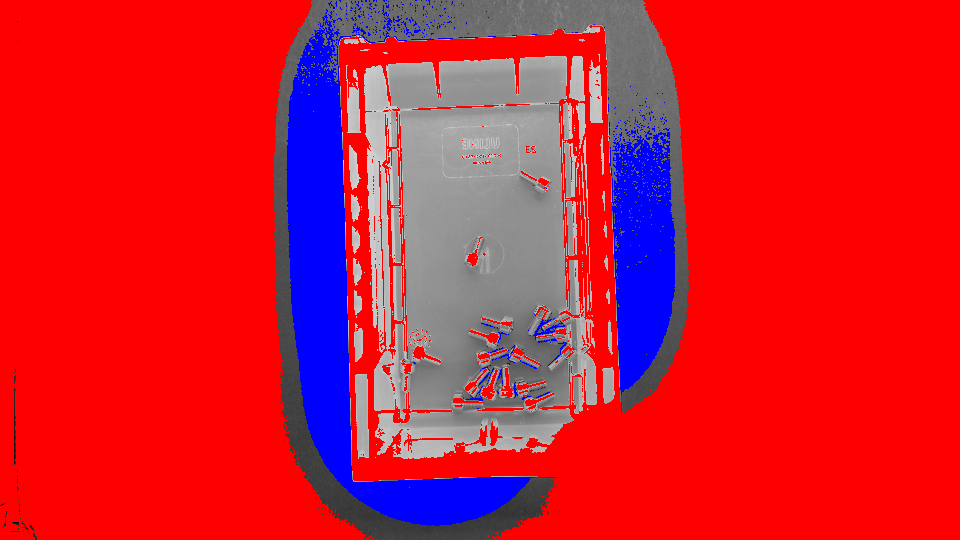
#> input picture dev/approaches/_abs_frame_focused.png, 960 x 540 px; its folder holds only this picture in this run
$ python -i segments.py   (imports and definitions only)
#> lines starting #> are read from the running program, lines starting #| are printed output that depends on the picture; after the words box and inside, x2 and y2 are one past the last pixel; in counts of white or black regions, pixels touching at a corner belong together
"""LINE-SEGMENT screw counter.

Idea: every screw is a straight rigid rod of (nearly) constant length L and shank
width W.  We detect straight edges with LSD, turn each edge into rod-centreline
hypotheses, verify them against a polarity-agnostic foreground mask, merge
collinear pieces into rods, suppress duplicates greedily (each accepted rod
"consumes" a W-wide band), and finally count  sum(max(1, round(len_i / L))).

Two touching screws side-by-side -> two distinct parallel centrelines ~W apart,
each with its own band -> 2 rods.  End-to-end -> one collinear rod of ~2L -> 2.

Everything runs at half resolution (960x540 for a 1080p frame).

Public API
    count_screws(frame_bgr, unit=None) -> dict(count, items, debug)
    calibrate(frame_bgr, true_count) -> unit   (unit = dict(L=...) in half-res px)
"""
import cv2
import numpy as np

SCALE = 0.5            # processing scale (speed); all px below are at this scale
_LSD = None


def _lsd():
    global _LSD
    if _LSD is None:
        _LSD = cv2.createLineSegmentDetector(cv2.LSD_REFINE_STD)
    return _LSD


# ----------------------------------------------------------------- bin / floor
def _bin_mask(g):
    """Largest bright blob (the bin) on the dark table -> convex hull.
    Same idea as dev/proto3.py."""
    gb = cv2.GaussianBlur(g, (0, 0), 1.5)
    _, bright = cv2.threshold(gb, 0, 255, cv2.THRESH_BINARY + cv2.THRESH_OTSU)
    k = max(3, int(round(g.shape[1] / 40)) | 1)          # close gaps ~2.5% of width
    bright = cv2.morphologyEx(bright, cv2.MORPH_CLOSE,
                              cv2.getStructuringElement(cv2.MORPH_ELLIPSE, (k, k)))
    n, lab, st, _ = cv2.connectedComponentsWithStats(bright)
    if n < 2:
        return np.full_like(g, 255)
    i = 1 + int(np.argmax(st[1:, 4]))
    cs, _ = cv2.findContours((lab == i).astype(np.uint8), cv2.RETR_EXTERNAL,
                             cv2.CHAIN_APPROX_SIMPLE)
    hull = cv2.convexHull(max(cs, key=cv2.contourArea))
    m = np.zeros_like(g)
    cv2.drawContours(m, [hull], -1, 255, -1)
    e = max(3, k // 2 | 1)                                  # drop the rim itself
    return cv2.erode(m, cv2.getStructuringElement(cv2.MORPH_ELLIPSE, (e, e)))


def _floor_mask(bg, binm):
    """Flood-fill the smooth background (median-filtered, screws removed) from the
    bin centre with a tiny tolerance (2 grey levels per step).  On the clear bin the
    floor/wall junction is a step in brightness so the fill stops at the floor; on
    the white bin walls and floor are the same colour so the fill takes both (the
    wall ghosts are then rejected by contrast)."""
    small = cv2.resize(bg, None, fx=0.5, fy=0.5, interpolation=cv2.INTER_AREA)
    bs = cv2.resize(binm, small.shape[::-1], interpolation=cv2.INTER_NEAREST)
    im = small.copy()
    im[bs == 0] = 0
    ys, xs = np.nonzero(bs)
    if len(xs) == 0:
        return binm
    cx, cy = int(xs.mean()), int(ys.mean())
    # seed at the most typical floor value near the centre
    mk = np.zeros((im.shape[0] + 2, im.shape[1] + 2), np.uint8)
    cv2.floodFill(im, mk, (cx, cy), 255, 2, 2,
                  4 | cv2.FLOODFILL_MASK_ONLY | (255 << 8))
    fl = mk[1:-1, 1:-1]
    if fl.sum() < 0.2 * bs.sum():          # fill failed (seed on a screw?) -> bin
        return binm
    cs, _ = cv2.findContours(fl, cv2.RETR_EXTERNAL, cv2.CHAIN_APPROX_SIMPLE)
    hull = cv2.convexHull(np.vstack(cs))
    out = np.zeros_like(fl)
    cv2.drawContours(out, [hull], -1, 255, -1)
    out = cv2.resize(out, bg.shape[::-1], interpolation=cv2.INTER_NEAREST)
    return cv2.bitwise_and(out, binm)


# ------------------------------------------------------------- foreground mask
def _foreground(g, floor):
    """|gray - smooth background| ; background = median filter much larger than a
    screw width.  Threshold = Otsu over the in-floor pixels that differ from the
    background by more than sensor noise, so it adapts to the scene contrast and
    sits between faint wall ghosts/glare and real metal."""
    H, W = g.shape
    sm = cv2.resize(g, (W // 2, H // 2), interpolation=cv2.INTER_AREA)
    bg = cv2.resize(cv2.medianBlur(sm, 15), (W, H), interpolation=cv2.INTER_LINEAR)
    d = cv2.absdiff(g, bg)
    inside = floor > 0
    v = d[inside]
    noise = max(4.0, 3.0 * float(np.median(v)))          # ~3x typical floor deviation
    vv = v[v > noise]
    if len(vv) < 50:
        T = 255.0
    else:
        T, _ = cv2.threshold(vv.reshape(-1, 1), 0, 255,
                             cv2.THRESH_BINARY + cv2.THRESH_OTSU)
    # hysteresis: weak pixels (> T/2) survive only if their component holds a
    # strong (> T) pixel; this recovers shank highlights that happen to match the
    # floor brightness without admitting faint ghosts (which have no strong pixel).
    strong = (d > T) & inside
    weak = ((d > 0.5 * T) & inside).astype(np.uint8)
    n, lab = cv2.connectedComponents(weak, connectivity=8)
    keep = np.zeros(n, bool); keep[np.unique(lab[strong])] = True; keep[0] = False
    fg = keep[lab].astype(np.uint8) * 255
    fg = cv2.morphologyEx(fg, cv2.MORPH_CLOSE, np.ones((3, 3), np.uint8))
    # fill enclosed holes smaller than ~a screw head (specular stripes inside a shank)
    inv = cv2.bitwise_not(fg)
    n, lab, st, _ = cv2.connectedComponentsWithStats(inv, connectivity=4)
    small = np.zeros(n, bool); small[1:] = st[1:, 4] < 0.0005 * fg.size
    fg[small[lab]] = 255
    return fg, d, bg, float(T)


def _estimate_width(fg):
    """Shank width W = 2 x typical distance-transform ridge value."""
    dt = cv2.distanceTransform(fg, cv2.DIST_L2, 3)
    ridge = (dt >= cv2.dilate(dt, np.ones((3, 3), np.uint8))) & (dt >= 1.0)
    v = dt[ridge]
    if len(v) < 20:
        return 4.0
    return float(np.clip(2.0 * np.median(v), 3.0, 40.0))


# ------------------------------------------------------------------ rod logic
def _runs(ok, max_gap):
    """Longest run of True allowing gaps up to max_gap samples. returns (i0, i1)."""
    idx = np.flatnonzero(ok)
    if len(idx) == 0:
        return (0, -1)
    brk = np.flatnonzero(np.diff(idx) - 1 > max_gap)
    starts = np.r_[0, brk + 1]; ends = np.r_[brk, len(idx) - 1]
    k = int(np.argmax(idx[ends] - idx[starts]))
    return int(idx[starts[k]]), int(idx[ends[k]])


def _verify(p0, p1, fg, W):
    """Trim a centreline hypothesis to the part that is actually covered by
    foreground across most of a W-wide band.  Returns new (p0, p1) or None."""
    d = p1 - p0
    Lseg = float(np.hypot(*d))
    if Lseg < 1:
        return None
    u = d / Lseg
    n = np.array([-u[1], u[0]])
    ext = W                                    # also search a bit past the ends
    ts = np.arange(-ext, Lseg + ext + 1, 1.0)
    offs = np.array([-0.3, 0.0, 0.3]) * W      # inner 60% of the shank width
    pts = p0[None, None, :] + ts[:, None, None] * u + offs[None, :, None] * n
    xi = np.clip(np.round(pts[..., 0]).astype(int), 0, fg.shape[1] - 1)
    yi = np.clip(np.round(pts[..., 1]).astype(int), 0, fg.shape[0] - 1)
    cov = (fg[yi, xi] > 0).mean(axis=1)
    i0, i1 = _runs(cov >= 0.99, max_gap=int(W))  # all of the inner 60% on metal
    if i1 < 0:
        return None
    a, b = ts[i0], ts[i1]
    return p0 + a * u, p0 + b * u


def _merge_collinear(rods, W):
    """Union-find merge of centrelines that are parallel (<6 deg), on the same line
    (perpendicular offset < W/2) and touch/overlap along the axis (gap < W)."""
    n = len(rods)
    par = list(range(n))

    def f(i):
        while par[i] != i:
            par[i] = par[par[i]]
            i = par[i]
        return i

    P0 = np.array([r[0] for r in rods]); P1 = np.array([r[1] for r in rods])
    D = P1 - P0
    Ls = np.hypot(D[:, 0], D[:, 1]) + 1e-6
    U = D / Ls[:, None]
    cos_t = np.cos(np.radians(6))
    for i in range(n):
        dots = np.abs(U @ U[i])
        cand = np.nonzero(dots > cos_t)[0]
        for j in cand:
            if j <= i:
                continue
            ni = np.array([-U[i, 1], U[i, 0]])
            # perpendicular offsets of j's endpoints from i's line
            o0 = (P0[j] - P0[i]) @ ni; o1 = (P1[j] - P0[i]) @ ni
            if max(abs(o0), abs(o1)) > 0.3 * W:   # < neighbour spacing W/2
                continue
            t0 = (P0[j] - P0[i]) @ U[i]; t1 = (P1[j] - P0[i]) @ U[i]
            lo, hi = min(t0, t1), max(t0, t1)
            gap = max(lo - Ls[i], -hi, 0)
            if gap > W:
                continue
            par[f(i)] = f(j)
    groups = {}
    for i in range(n):
        groups.setdefault(f(i), []).append(i)
    out = []
    for idx in groups.values():
        pts = np.vstack([P0[idx], P1[idx]]).astype(np.float64)
        w = np.repeat(Ls[idx], 1)
        # direction: length-weighted average of member directions (sign aligned)
        ref = U[idx[int(np.argmax(Ls[idx]))]]
        uu = np.array([U[k] if U[k] @ ref >= 0 else -U[k] for k in idx])
        u = (uu * w[:, None]).sum(0); u /= np.linalg.norm(u)
        nn = np.array([-u[1], u[0]])
        mids = (P0[idx] + P1[idx]) / 2
        c_off = np.average(mids @ nn, weights=w)
        t = pts @ u
        a, b = t.min(), t.max()
        base = c_off * nn
        out.append((base + a * u, base + b * u, float(Ls[idx].sum())))
    return out


def _band_points(p0, p1, W, frac=0.8):
    d = p1 - p0
    L = float(np.hypot(*d)) + 1e-6
    u = d / L; n = np.array([-u[1], u[0]])
    ts = np.arange(0, L + 1, 1.0)
    offs = np.linspace(-frac / 2, frac / 2, 5) * W
    pts = p0 + ts[:, None, None] * u + offs[None, :, None] * n
    return pts.reshape(-1, 2)


# ------------------------------------------------------------------- pipeline
def _detect_rods(frame_bgr):
    g0 = cv2.cvtColor(frame_bgr, cv2.COLOR_BGR2GRAY)
    g = cv2.resize(g0, None, fx=SCALE, fy=SCALE, interpolation=cv2.INTER_AREA)
    binm = _bin_mask(g)
    fg, diff, bg, T = _foreground(g, binm)
    floor = _floor_mask(bg, binm)
    W = _estimate_width(cv2.bitwise_and(fg, floor))
    # pull the floor boundary in by 1.5 shank widths: floor/wall junction lines and
    # rim glare are long straight edges hugging the boundary.  A screw touching the
    # wall loses only its outer ~W, which the length rounding tolerates.
    e = int(2 * round(1.5 * W) + 1)
    floor = cv2.erode(floor, cv2.getStructuringElement(cv2.MORPH_ELLIPSE, (e, e)))
    fg[floor == 0] = 0

    segs = _lsd().detect(g)[0]
    segs = np.zeros((0, 4), np.float32) if segs is None else segs.reshape(-1, 4)
    seglen = np.hypot(segs[:, 2] - segs[:, 0], segs[:, 3] - segs[:, 1])
    segs = segs[seglen >= 1.5 * W]            # shorter than 1.5 widths: head rims, noise

    # every edge gives 2 centreline hypotheses, W/2 to either side.  For two
    # shanks touching side by side (outer edges at 0 and 2W, contact line at W)
    # these land exactly on the two true centres (W/2, 3W/2); the wrong-side
    # hypotheses fall off the metal and are trimmed away by _verify.
    cands = []
    for x1, y1, x2, y2 in segs:
        p0 = np.array([x1, y1], np.float64); p1 = np.array([x2, y2], np.float64)
        d = p1 - p0; u = d / (np.hypot(*d) + 1e-9); n = np.array([-u[1], u[0]])
        for s in (-0.5, 0.5):
            r = _verify(p0 + s * W * n, p1 + s * W * n, fg, W)
            if r is not None and np.hypot(*(r[1] - r[0])) >= 2.0 * W:
                cands.append(r)
    rods = _merge_collinear(cands, W) if cands else []

    # greedy NMS: longest first; a rod is kept if >50% of its band is still unused
    # order by edge support (summed length of the hypotheses that merged into the
    # rod): a true centre is backed by edges on both of its flanks.
    rods.sort(key=lambda r: -r[2])
    used = np.zeros(g.shape, np.uint8)
    kept = []
    for p0, p1, k in rods:
        pts = _band_points(p0, p1, W)
        xi = np.clip(np.round(pts[:, 0]).astype(int), 0, g.shape[1] - 1)
        yi = np.clip(np.round(pts[:, 1]).astype(int), 0, g.shape[0] - 1)
        fresh = 1.0 - (used[yi, xi] > 0).mean()
        if fresh < 0.5:
            continue
        kept.append((p0, p1))
        cv2.line(used, tuple(np.round(p0).astype(int)), tuple(np.round(p1).astype(int)),
                 255, max(1, int(round(1.5 * W))))
        # 1.5W-thick claim: a duplicate offset by W/2 finds ~80% of its band used
        # and is dropped; a touching neighbour (centre W away) finds only ~20%.
    lens = np.array([np.hypot(*(b - a)) for a, b in kept]) if kept else np.zeros(0)
    return kept, lens, dict(W=W, T=T, n_segs=int(len(segs)), n_cands=len(cands),
                            fg=fg, floor=floor)


# [46 lines left out: functions _auto_L, _count_from, count_screws, calibrate, not called in this run]

>>> import cv2
>>> picture = cv2.imread('_abs_frame_focused.png')
#> picture is the input picture: shape (540, 960, 3); mean B, G, R 51, 30.5, 207.5
>>> result = _detect_rods(picture)
#> in _bin_mask, `_, bright = cv2.threshold(gb, 0, 255, cv2.THRESH_BINARY + cv2.THRESH_O..`:
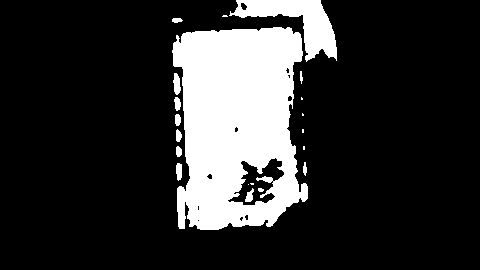
#> bright: shape (270, 480); 18.6% white; 20 white regions (7 under 20 px), largest, box (x1, y1, x2, y2) and area: (172, 27, 308, 230) 20852, (229, 0, 337, 62) 2600, (173, 73, 181, 95) 123
#> in _bin_mask, `n, lab, st, _ = cv2.connectedComponentsWithStats(bright)`: n = 5; st = [[0, 0, 480, 270, 102682], [172, 0, 165, 230, 26860], [172, 18, 11, 5, 43], [301, 113, 3, 3, 6], [301, 129, 3, 4, 9]]
#> in _bin_mask, `i = 1 + int(np.argmax(st[1:, 4]))`: i = 1
#> in _bin_mask, `cs, _ = cv2.findContours((lab == i).astype(np.uint8), cv2.RETR_EXTERNA..`: cs = 1 contour; box (x1, y1, x2, y2) and area: (172, 0, 337, 230) 26858
#> in _bin_mask, `hull = cv2.convexHull(max(cs, key=cv2.contourArea))`: hull = contour of 21 points, box (x1, y1, x2, y2) (172, 0, 337, 230), area 31941
#> in _foreground, `noise = max(4.0, 3.0 * float(np.median(v)))`: noise = 21
#> in _foreground, `vv = v[v > noise]`: vv = 9601 values, max 127 at index 4103, min 22 at index 4, mean 44.96
#> in _foreground, `T, _ = cv2.threshold(vv.reshape(-1, 1), 0, 255, cv2.THRESH_BINARY + cv..`: T = 56
#> in _foreground, `n, lab = cv2.connectedComponents(weak, connectivity=8)`:
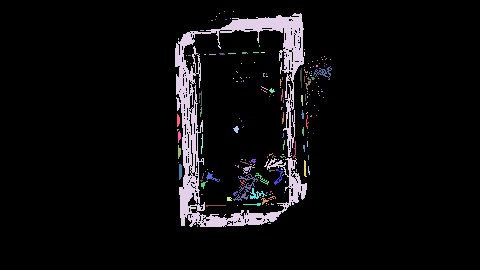
#> lab: shape (270, 480) int32; 191 distinct labels, from 0 to 190; one colour per label, 0 black
#> in _foreground, `n, lab = cv2.connectedComponents(weak, connectivity=8)`: n = 191
#> in _foreground, `n, lab, st, _ = cv2.connectedComponentsWithStats(inv, connectivity=4)`:
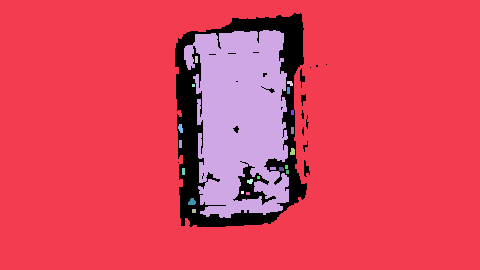
#> lab: shape (270, 480) int32; 23 distinct labels, from 0 to 22; one colour per label, 0 black
#> in _foreground, `n, lab, st, _ = cv2.connectedComponentsWithStats(inv, connectivity=4)`: n = 23; st = 23 rows, first 6: [175, 13, 152, 214, 9102], [0, 0, 480, 270, 105445], [184, 30, 105, 188, 14664], [195, 56, 3, 7, 21], [287, 81, 6, 5, 22], [192, 84, 3, 3, 9]
#> in _foreground, `fg[small[lab]] = 255`:
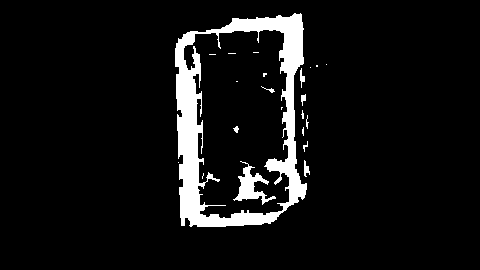
#> fg: shape (270, 480); 7.3% white; 22 white regions (13 under 20 px), largest, box (x1, y1, x2, y2) and area: (175, 13, 307, 227) 8537, (233, 161, 276, 205) 636, (304, 160, 310, 177) 58
#> in _detect_rods, `fg, diff, bg, T = _foreground(g, binm)`: T = 56
#> in _floor_mask, `im[bs == 0] = 0`:
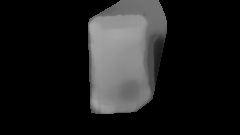
#> im: shape (135, 240); min 0, max 167, mean 29.7
#> in _floor_mask, `ys, xs = np.nonzero(bs)`: ys = 7625 values from 0 to 113; xs = 7625 values, max 166 at index 1246, min 88 at index 1325, mean 124.9
#> in _floor_mask, `cx, cy = int(xs.mean()), int(ys.mean())`: cx = 124; cy = 55
#> in _estimate_width, `v = dt[ridge]`: v = 417 values, max 7.64 at index 107, min 1.37 at index 11, mean 4.52
#> in _detect_rods, `W = _estimate_width(cv2.bitwise_and(fg, floor))`: W = 7.64
#> in _detect_rods, `e = int(2 * round(1.5 * W) + 1)`: e = 23
#> in _detect_rods, `fg[floor == 0] = 0`:
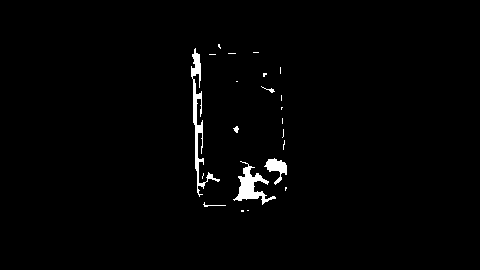
#> fg: shape (270, 480); 1.5% white; 22 white regions (16 under 20 px), largest, box (x1, y1, x2, y2) and area: (191, 48, 220, 197) 795, (233, 161, 276, 205) 636, (264, 158, 287, 185) 275, (203, 202, 226, 207) 30, (261, 86, 275, 93) 26, (233, 126, 239, 133) 25
#> in _detect_rods, `segs = _lsd().detect(g)[0]`: segs = 161 rows, first 6: [183, 91.83, 185.5, 149.4], [170.8, 66.71, 174, 94.12], [182.5, 74.28, 183.3, 90.68], [179.7, 122, 179.2, 116.8], [179, 89.41, 177.8, 75.66], [179.2, 64.42, 178.4, 35.62]
#> in _detect_rods, `seglen = np.hypot(segs[:, 2] - segs[:, 0], segs[:, 3] - segs[:, 1])`: seglen = 161 values, max 130.1 at index 14, min 3.75 at index 28, mean 20.43
#> in _detect_rods, `segs = segs[seglen >= 1.5 * W]`: segs = 111 rows, first 6: [183, 91.83, 185.5, 149.4], [170.8, 66.71, 174, 94.12], [182.5, 74.28, 183.3, 90.68], [179, 89.41, 177.8, 75.66], [179.2, 64.42, 178.4, 35.62], [171.6, 44.38, 172.3, 65.53]
#> the loop in _detect_rods, `for x1, y1, x2, y2 in segs:` made 111 passes
#> (x1, y1, x2, y2) on passes 1 to 5: (183, 91.83, 185.5, 149.4), (170.8, 66.71, 174, 94.12), (182.5, 74.28, 183.3, 90.68), (179, 89.41, 177.8, 75.66), (179.2, 64.42, 178.4, 35.62)
#> the loop in _detect_rods, `for p0, p1, k in rods:` made 1 pass
#> (p0, p1, k) on pass 1: ([196, 73.23], [194.2, 53.32], 20)
#> after the loop in _detect_rods, `for p0, p1, k in rods:`:
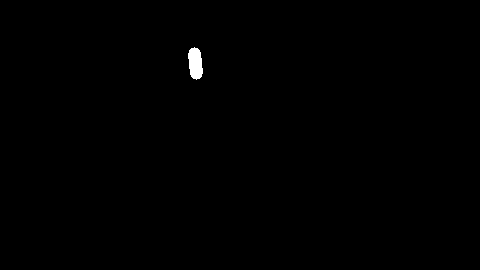
#> used: shape (270, 480); 0.29% white; 1 white region, box (x1, y1, x2, y2) and area: (188, 47, 203, 80) 377

$ run again, on dev/approaches/_bg_frame_focused.png
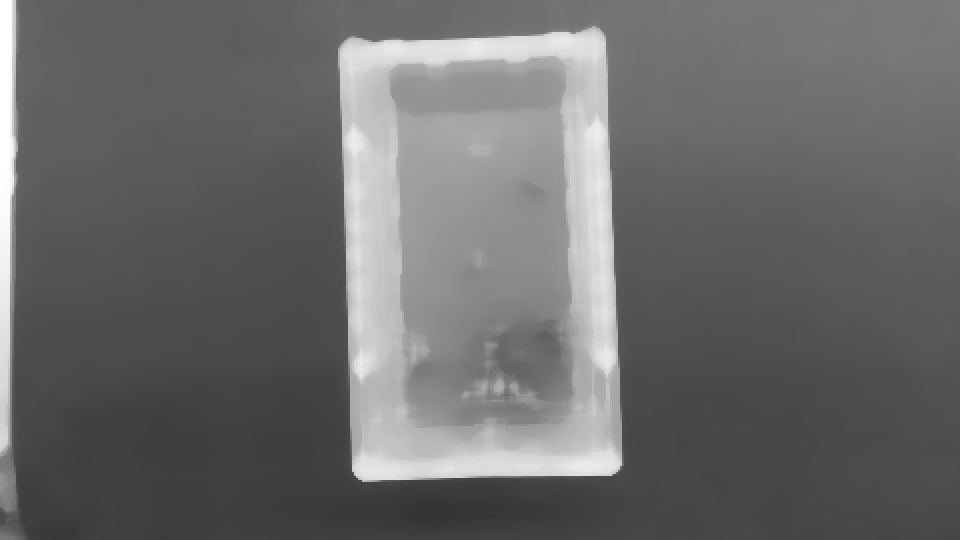
#> input picture dev/approaches/_bg_frame_focused.png, 960 x 540 px
#> picture is the input picture: shape (540, 960, 3); min 52, max 255, mean 107.1
#> in _bin_mask, `n, lab, st, _ = cv2.connectedComponentsWithStats(bright)`: n = 5; st = [[0, 0, 480, 270, 100330], [0, 0, 9, 230, 1700], [168, 12, 143, 229, 27525], [244, 172, 2, 2, 4], [0, 235, 4, 13, 41]]
#> i = 2
#> in _bin_mask, `cs, _ = cv2.findContours((lab == i).astype(np.uint8), cv2.RETR_EXTERNA..`: cs = 1 contour; box (x1, y1, x2, y2) and area: (168, 12, 311, 241) 29602
#> in _bin_mask, `hull = cv2.convexHull(max(cs, key=cv2.contourArea))`: hull = contour of 21 points, box (x1, y1, x2, y2) (168, 12, 311, 241), area 30260
#> m: shape (270, 480); 23.6% white; 1 white region, box (x1, y1, x2, y2) and area: (168, 12, 311, 241) 30610
#> inside: shape (270, 480) bool; 22% white; 1 white region, box (x1, y1, x2, y2) and area: (171, 15, 308, 238) 28504
#> noise = 9
#> vv = 7966 values, max 156 at index 7936, min 10 at index 20, mean 26.22
#> in _foreground, `T, _ = cv2.threshold(vv.reshape(-1, 1), 0, 255, cv2.THRESH_BINARY + cv..`: T = 38
#> strong: shape (270, 480) bool; 1.1% white; 13 white regions (5 under 20 px), largest, box (x1, y1, x2, y2) and area: (192, 16, 285, 32) 910, (283, 225, 308, 235) 127, (297, 171, 307, 188) 104
#> weak: shape (270, 480); values 0 (black) and 1 (white), 3.1% white; 34 white regions (22 under 20 px), largest, box (x1, y1, x2, y2) and area: (171, 15, 302, 38) 1528, (179, 223, 308, 238) 1105, (295, 86, 307, 189) 586
#> in _foreground, `n, lab = cv2.connectedComponents(weak, connectivity=8)`:
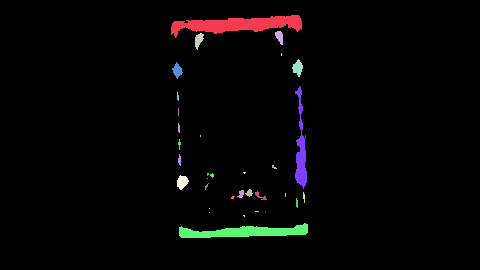
#> lab: shape (270, 480) int32; 35 distinct labels, from 0 to 34; one colour per label, 0 black
#> in _foreground, `n, lab = cv2.connectedComponents(weak, connectivity=8)`: n = 35
#> inv: shape (270, 480); 97.3% white; 6 black regions, box (x1, y1, x2, y2) and area: (171, 15, 302, 38) 1552, (179, 223, 308, 238) 1108, (295, 86, 307, 189) 590, (177, 175, 189, 190) 120, (172, 62, 183, 79) 99, (237, 189, 253, 198) 75
#> in _foreground, `n, lab, st, _ = cv2.connectedComponentsWithStats(inv, connectivity=4)`: n = 2; st = [[171, 15, 137, 223, 3544], [0, 0, 480, 270, 126056]]
#> in _detect_rods, `fg, diff, bg, T = _foreground(g, binm)`: T = 38
#> bs: shape (135, 240); 22% white; 1 white region
#> ys = 7121 values from 8 to 118; xs = 7121 values, max 153 at index 4946, min 86 at index 177, mean 119.8
#> cx = 119; cy = 63
#> fl: shape (135, 240); 10.4% white; 1 white region, box (x1, y1, x2, y2) and area: (99, 18, 141, 105) 3360
#> out: shape (135, 240); 10.6% white; 1 white region, box (x1, y1, x2, y2) and area: (99, 18, 141, 105) 3443
#> ridge: shape (270, 480) bool; 0% white in thin lines or dots, all inside (x1, y1, x2, y2) = (240, 193, 250, 197)
#> v = [2.74, 3.28, 1.91]
#> in _detect_rods, `W = _estimate_width(cv2.bitwise_and(fg, floor))`: W = 4
#> in _detect_rods, `e = int(2 * round(1.5 * W) + 1)`: e = 13
#> in _detect_rods, `floor = cv2.erode(floor, cv2.getStructuringElement(cv2.MORPH_ELLIPSE, ..`:
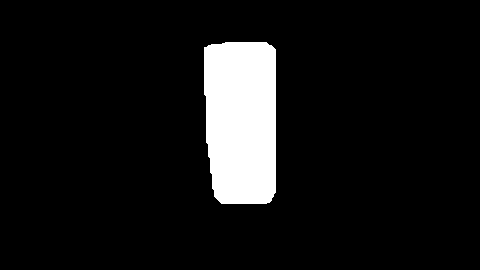
#> floor: shape (270, 480); 8.5% white; 1 white region, box (x1, y1, x2, y2) and area: (204, 42, 276, 204) 10986
#> in _detect_rods, `segs = _lsd().detect(g)[0]`: segs = 69 rows, first 6: [181.8, 239.6, 305.6, 236.8], [169.3, 24.3, 175.9, 234.4], [174.7, 235.2, 181.4, 241], [310.6, 231.9, 301.7, 18.13], [270.7, 16.84, 203.1, 19.92], [305.8, 236.9, 311.3, 232.4]
#> seglen = 69 values, max 258.8 at index 6, min 5.35 at index 31, mean 27.06
#> in _detect_rods, `segs = segs[seglen >= 1.5 * W]`: segs = 67 rows, first 6: [181.8, 239.6, 305.6, 236.8], [169.3, 24.3, 175.9, 234.4], [174.7, 235.2, 181.4, 241], [310.6, 231.9, 301.7, 18.13], [270.7, 16.84, 203.1, 19.92], [305.8, 236.9, 311.3, 232.4]
#> the loop in _detect_rods, `for x1, y1, x2, y2 in segs:` made 67 passes
#> (x1, y1, x2, y2) on passes 1 to 5: (181.8, 239.6, 305.6, 236.8), (169.3, 24.3, 175.9, 234.4), (174.7, 235.2, 181.4, 241), (310.6, 231.9, 301.7, 18.13), (270.7, 16.84, 203.1, 19.92)
